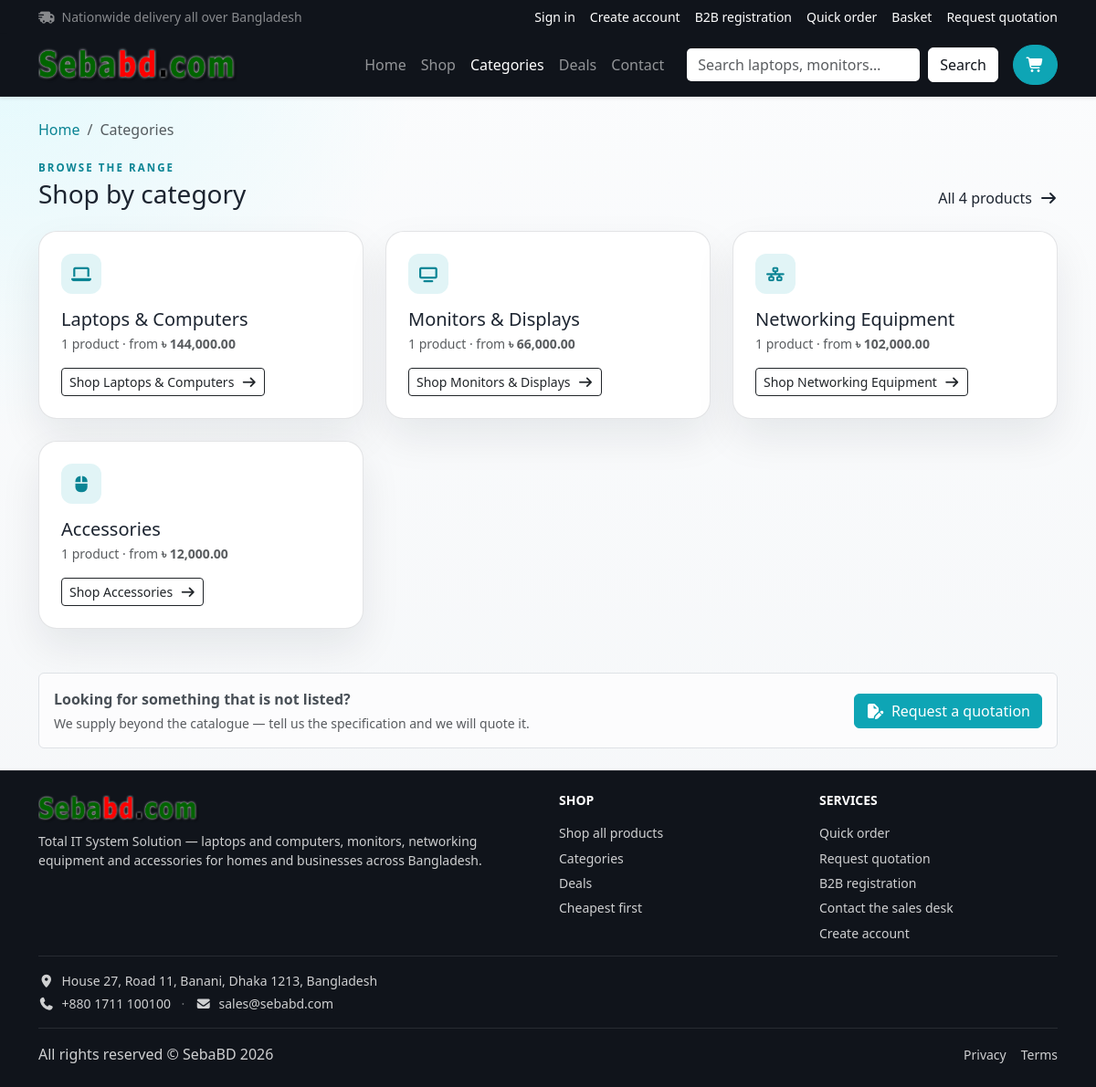
Before: /categories.php with the older database file.
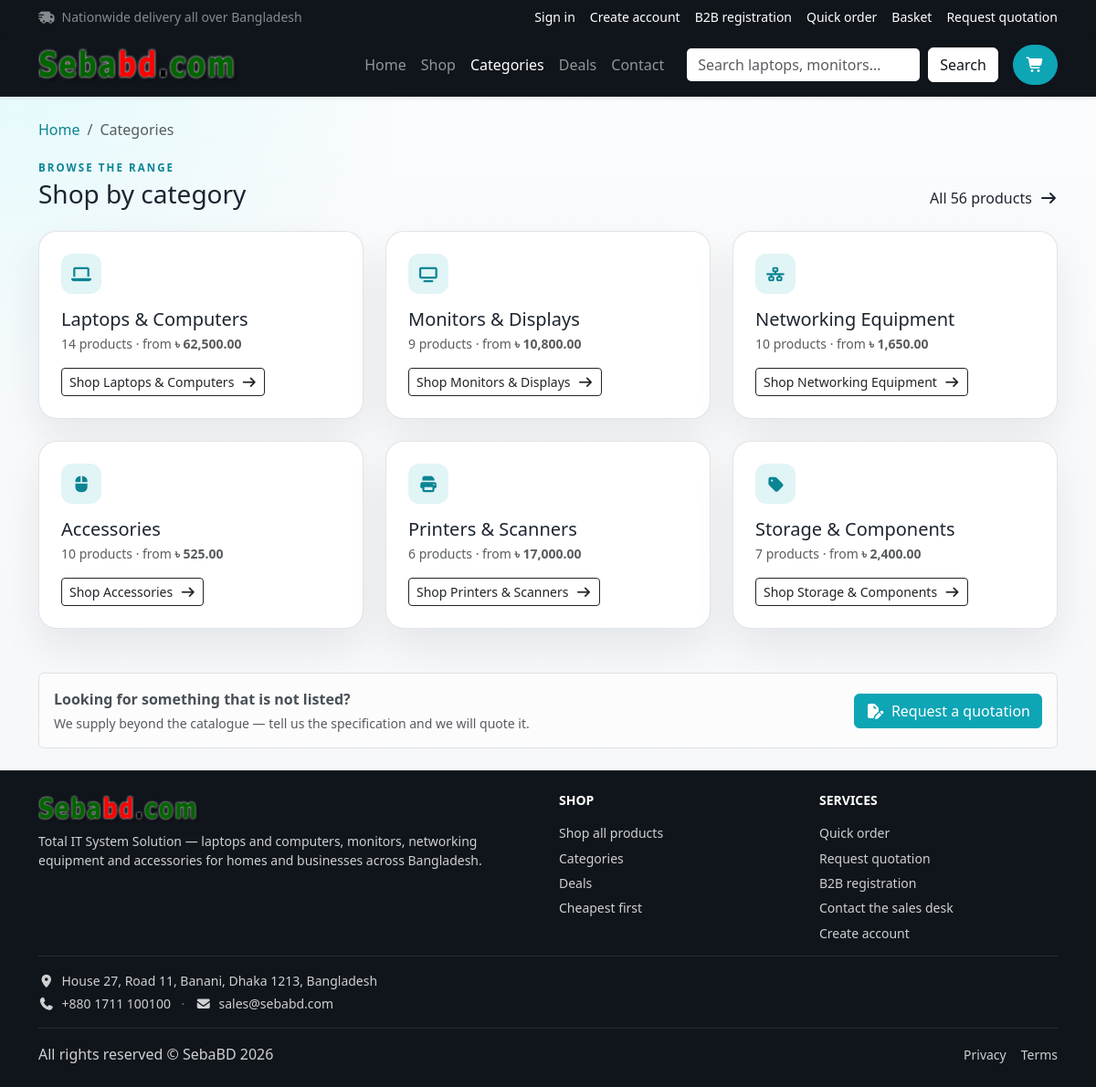
After: the same page with the newer database file.
### tables this page shows
CREATE TABLE `category` (
  `CategoryID` int(11) NOT NULL,
  `CategoryName` varchar(255) NOT NULL
);

### helpers.php (called while the page is built, shortened)
<?php
require_once __DIR__ . '/db.php';
function current_user(): ?array
{
    if (empty($_SESSION['user_id'])) {
        return null;
    }
    static $user = null;
    return $user;
}
function can_request_quotation(?array $user = null): bool
{
    $user = $user ?? current_user();
    if ($user === null) {
        return true;
    }
    static $flag = null;
    return $flag && !is_staff_user($user) && !is_b2b_customer($user) && customer_client($user) !== null;
}
function is_staff_user(?array $user = null): bool
{
    $user = $user ?? current_user();
    return $user !== null && in_array($user['RoleName'] ?? '', staff_roles(), true);
}
function partial_render(string $path, array $vars = []): string
{
    return (string) ob_get_clean();
}
function currency_symbol(): string
{
    static $symbol = null;
    if ($symbol === null) {
        $cfg = require __DIR__ . '/config.php';
        $symbol = $cfg['site']['currency'] ?? '৳';
    }
    return $symbol;
}
function money(float|string|null $amount): string
{
    return currency_symbol() . ' ' . number_format((float) $amount, 2);
}
function company_details(): array
{
    $cfg = require __DIR__ . '/config.php';
    $details = array_merge([
        'name'     => $cfg['site']['name'] ?? 'SebaBD',
        'legal'    => 'SebaBD Technologies Ltd.',
        'address'  => 'House 27, Road 11, Banani, Dhaka 1213, Bangladesh',
        'phone'    => '+880 1711 100100',
        'email'    => 'sales@sebabd.com',
        'web'      => 'www.sebabd.com',
        'bin'      => 'BIN 003421987-0105',
        'tagline'  => $cfg['site']['tagline'] ?? 'Total IT System Solution',
    ], is_array($cfg['company'] ?? null) ? $cfg['company'] : []);
    return $details;
}

### cart-data.php (called while the page is built, shortened)
<?php
require_once __DIR__ . '/helpers.php';
require_once __DIR__ . '/catalog-data.php';
function cart_items(): array
{
    $items = [];
    return $items;
}
function cart_count(): int
{
    return array_sum(cart_items());
}

### db.php (called while the page is built, shortened)
<?php
function db(): ?PDO
{
    static $pdo = null;
    static $attempted = false;
    if ($pdo instanceof PDO || $attempted) {
        return $pdo;
    }
    $cfg = require __DIR__ . '/config.php';
    $db  = $cfg['db'];
    $dsn = sprintf(
        'mysql:host=%s;port=%d;dbname=%s;charset=%s',
        $db['host'],
        $db['port'],
        $db['name'],
        $db['charset']
    );
    try {
        $pdo = new PDO($dsn, $db['user'], $db['password'], [
            PDO::ATTR_ERRMODE            => PDO::ERRMODE_EXCEPTION,
            PDO::ATTR_DEFAULT_FETCH_MODE => PDO::FETCH_ASSOC,
            PDO::ATTR_EMULATE_PREPARES   => false,
        ]);
    } catch (PDOException $e) {
        if (defined('APP_DEBUG') && APP_DEBUG) {
            error_log('[SebaBD] DB connection failed: ' . $e->getMessage());
        }
        $pdo = null;
    }
    return $pdo;
}
function db_fetch_all(string $sql, array $params = []): array
{
    $pdo = db();
    try {
        $stmt = $pdo->prepare($sql);
        $stmt->execute($params);
        return $stmt->fetchAll();
    } catch (PDOException $e) {
        error_log('[SebaBD] Query failed: ' . $e->getMessage());
        return [];
    }
}

### catalog-data.php (called while the page is built, shortened)
<?php
function category_icon(string $name): string
{
    $map = [
        'Laptops & Computers'  => 'fa-solid fa-laptop',
        'Monitors & Displays'  => 'fa-solid fa-tv',
        'Networking Equipment' => 'fa-solid fa-network-wired',
        'Accessories'          => 'fa-solid fa-computer-mouse',
        'Printers & Scanners'  => 'fa-solid fa-print',
        'Storage'              => 'fa-solid fa-hard-drive',
        'Power & UPS'          => 'fa-solid fa-car-battery',
        'Projectors'           => 'fa-solid fa-video',
        'Components'           => 'fa-solid fa-microchip',
        'Access Control'       => 'fa-solid fa-fingerprint',
    ];
    return $map[$name] ?? 'fa-solid fa-tag';
}
function category_overview(): array
{
    $rows = db_fetch_all(
        'SELECT c.CategoryID, c.CategoryName, COUNT(p.ProductID) AS Products,
                MIN(p.StandardPrice) AS FromPrice
         FROM category c
         LEFT JOIN product p ON p.CategoryID = c.CategoryID
         GROUP BY c.CategoryID, c.CategoryName
         ORDER BY c.CategoryID'
    );
    if ($rows) {
        return $rows;
    }
    $fallback = [];
    return $fallback;
}

### config.php (called while the page is built)
<?php
return [
    'db' => [
        'host'     => '127.0.0.1',
        'port'     => 3306,
        'name'     => 'e_commerce',
        'user'     => 'root',
        'password' => '',
        'charset'  => 'utf8mb4',
    ],
    'site' => [
        'name'     => 'SebaBD',
        'tagline'  => 'Total IT System Solution',
        'currency'         => '৳',
        'currency_name'    => 'Taka',
        'currency_subunit' => 'Poisha',
    ],
    'allow_individual_quotations' => true,
    'payments' => [
        'bkash_number' => '01711-000000 (Merchant)',
        'nagad_number' => '01811-000000 (Merchant)',
        'bank_details' => 'SebaBD Ltd, A/C: 108.110.12345, Dutch-Bangla Bank (Banani Branch)',
    ],
];

### categories.php (the view, shortened to what the rows shown need)
<?php
require_once __DIR__ . '/helpers.php';
require_once __DIR__ . '/catalog-data.php';
require_once __DIR__ . '/cart-data.php';
$categories = category_overview();
?>
<?= partial_render('partials/header.php', ['page_title' => 'Categories', 'active_nav' => 'categories']) ?>
          <section class="py-4">
            <div class="container">
              <div class="d-flex flex-wrap justify-content-between align-items-end gap-2 mb-4">
                <div>
                  <h1 class="h3 mb-0">Shop by category</h1>
                </div>
              </div>
              <div class="row g-4">
                <?php foreach ($categories as $category): ?>
                <div class="col-md-6 col-xl-4">
                  <div class="feature-card h-100 d-flex flex-column">
                    <span class="feature-icon">
                      <i class="<?= htmlspecialchars(category_icon((string) $category['CategoryName'])) ?>"></i>
                    </span>
                    <h2 class="h5 mt-3 mb-1"><?= htmlspecialchars((string) $category['CategoryName']) ?></h2>
                    <p class="text-muted small mb-3">
                      <?= (int) $category['Products'] ?> product<?= (int) $category['Products'] === 1 ? '' : 's' ?>
                      <?php if (!empty($category['FromPrice'])): ?>
                      · from <strong><?= money($category['FromPrice']) ?></strong>
                      <?php endif; ?>
                    </p>
                    <div class="mt-auto">
                      <a class="btn btn-outline-dark btn-sm"
                         href="shop.php?category=<?= (int) $category['CategoryID'] ?>">
                        Shop <?= htmlspecialchars((string) $category['CategoryName']) ?>
                        <i class="fa-solid fa-arrow-right ms-1"></i>
                      </a>
                    </div>
                  </div>
                </div>
                <?php endforeach; ?>
              </div>
            </div>
          </section>
<?= partial_render('partials/footer.php') ?>

Changed rows visible on the page:
shown differently, row unchanged: category "Laptops & Computers": Products "1" → "14"; FromPrice "৳ 144,000.00" → "৳ 62,500.00"; now shows "s"
shown differently, row unchanged: category "Monitors & Displays": Products "1" → "9"; FromPrice "৳ 66,000.00" → "৳ 10,800.00"; now shows "s"
shown differently, row unchanged: category "Networking Equipment": Products "1" → "10"; FromPrice "৳ 102,000.00" → "৳ 1,650.00"; now shows "s"
shown differently, row unchanged: category "Accessories": Products "1" → "10"; FromPrice "৳ 12,000.00" → "৳ 525.00"; now shows "s"
added category: CategoryName "Printers & Scanners", Products "6", FromPrice "৳ 17,000.00"
added category: CategoryName "Storage & Components", Products "7", FromPrice "৳ 2,400.00"
Other visible differences:
$total: "4" → "56"
